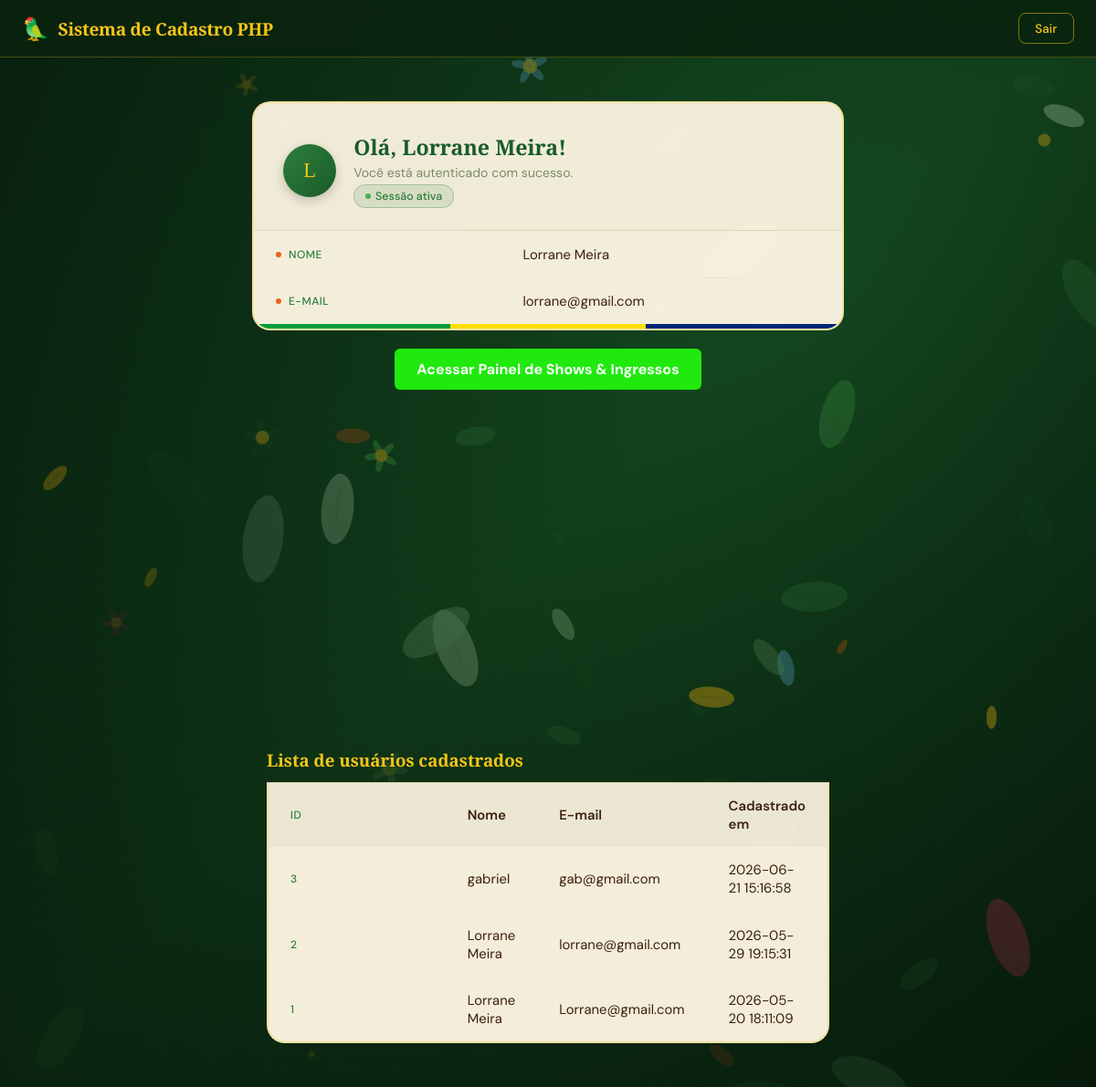
The page /Webapp/dashboard.php (signed in) on the database its author committed.
### tables this page shows
CREATE TABLE usuarios (
                    id       INTEGER PRIMARY KEY AUTOINCREMENT,
                    nome     TEXT    NOT NULL,
                    email    TEXT    NOT NULL UNIQUE,
                    senha    TEXT    NOT NULL,
                    criado_em DATETIME DEFAULT CURRENT_TIMESTAMP
                );

### Webapp/dashboard.php (the view, shortened to what this page needs)
<?php
$pdo  = getConexao();
$stmt = $pdo->prepare('SELECT * FROM usuarios WHERE id = :id');
$stmt->execute([':id' => $_SESSION['usuario_id']]);
$usuario = $stmt->fetch();
?>
<?php
if (!function_exists('firstCharUpper')) {
    function firstCharUpper(string $s): string {
        if (function_exists('mb_substr') && function_exists('mb_strtoupper')) {
            return mb_strtoupper(mb_substr($s, 0, 1, 'UTF-8'), 'UTF-8');
        }
        return strtoupper(substr($s, 0, 1));
    }
}
?>
<!DOCTYPE html>
<html lang="pt-br">
<head>
</head>
<body>
<canvas id="bg-canvas"></canvas>
<div class="overlay"></div>
<nav class="navbar">
    <div class="navbar-brand">
        <span class="icon">🦜</span>
        <h1>Sistema de Cadastro PHP</h1>
    </div>
    <a href="logout.php" class="btn-sair">Sair </a>
</nav>
<div class="main-content">
    <div class="welcome-header">
        <div class="avatar">
            <?= htmlspecialchars(firstCharUpper($usuario['nome'])) ?>
        </div>
        <div class="welcome-text">
            <h2>Olá, <?= htmlspecialchars($usuario['nome']) ?>!</h2>
            <p>Você está autenticado com sucesso.</p>
            <span class="status-badge">Sessão ativa</span>
        </div>
    </div>
    <div class="data-card">
        <table>
            <tr>
                <td><span class="label-inner"><span class="dot"></span>Nome</span></td>
                <td><?= htmlspecialchars($usuario['nome']) ?></td>
            </tr>
            <tr>
                <td><span class="label-inner"><span class="dot"></span>E-mail</span></td>
                <td><?= htmlspecialchars($usuario['email']) ?></td>
            </tr>
        </table>
        <div class="bandeira-strip">
            <span style="background:#009c3b;"></span>
            <span style="background:#009c3b;"></span>
            <span style="background:#ffdf00;"></span>
            <span style="background:#ffdf00;"></span>
            <span style="background:#002776;"></span>
            <span style="background:#002776;"></span>
        </div>
    </div>
<div style="margin: 20px 0; text-align: center;">
    <a href="shows.php" style="display: inline-block; padding: 12px 24px; background: #20e90e; color: white; text-decoration: none; border-radius: 6px; font-weight: bold;">
        Acessar Painel de Shows & Ingressos
    </a>
</div>
</div>
<?php
$stmtAll = $pdo->query('SELECT id,nome,email,criado_em FROM usuarios ORDER BY id DESC');
$usuarios = $stmtAll->fetchAll(PDO::FETCH_ASSOC);
?>
<div style="max-width:680px;margin:1.25rem auto;padding:0 1rem;">
    <h3 style="color:var(--amarelo);font-family:'Playfair Display',serif;margin-bottom:0.5rem;">Dados do usuário (raw)</h3>
    <pre style="background:#fff;padding:1rem;border-radius:10px;border:1px solid #e6dfc8;overflow:auto;">
    </pre>
    <h4 style="color:var(--verde-medio);font-family:'DM Sans',sans-serif;margin-top:0.6rem;">Sessão</h4>
    <pre style="background:#fff;padding:1rem;border-radius:10px;border:1px solid #e6dfc8;overflow:auto;">
    </pre>
</div>
<div class="main-content">
    <div style="max-width:680px;margin:2rem auto;padding:0 1rem;">
        <h3 style="color:var(--amarelo);font-family:'Playfair Display',serif;margin-bottom:0.75rem;">Lista de usuários cadastrados</h3>
        <div class="data-card">
            <table>
                <thead>
                    <tr style="background:rgba(0,0,0,0.03);font-weight:600;">
                        <td>ID</td>
                        <td>Nome</td>
                        <td>E-mail</td>
                        <td>Cadastrado em</td>
                    </tr>
                </thead>
                <tbody>
                    <?php foreach ($usuarios as $u): ?>
                        <tr>
                            <td><?= htmlspecialchars($u['id']) ?></td>
                            <td><?= htmlspecialchars($u['nome']) ?></td>
                            <td><?= htmlspecialchars($u['email']) ?></td>
                            <td><?= htmlspecialchars($u['criado_em']) ?></td>
                        </tr>
                    <?php endforeach; ?>
                </tbody>
            </table>
        </div>
    </div>
</div>
</body>
</html>

### Webapp/dashboard.php (style rules this page uses)
*, *::before, *::after { box-sizing: border-box; margin: 0; padding: 0; }
:root { --verde-folha: #1a5c2a; --verde-medio: #2e7d3c; --laranja: #e8621a; --rosa: #d4365a; --amarelo: #f5c518; --azul: #5bb8d4; --creme: #fdf6e3; --marrom: #3b1f0e; }
body { min-height: 100vh; font-family: 'DM Sans', sans-serif; background-color: #0d3318; overflow-x: hidden; overflow-y: auto; -webkit-overflow-scrolling: touch; }
#bg-canvas { position: fixed; inset: 0; width: 100%; height: 100%; z-index: 0; }
.overlay { position: fixed; inset: 0; background: radial-gradient(ellipse at 70% 20%, rgba(10,40,15,0.35) 0%, rgba(5,20,8,0.80) 100%); z-index: 1; }
.navbar { position: relative; z-index: 100; background: rgba(10, 35, 15, 0.85); backdrop-filter: blur(12px); border-bottom: 1.5px solid rgba(245, 197, 24, 0.25); padding: 0.9rem 1.5rem; display: flex; align-items: center; justify-content: space-between; }
.navbar-brand { display: flex; align-items: center; gap: 0.6rem; }
.navbar-brand .icon { font-size: 1.5rem; }
.navbar-brand h1 { font-family: 'Playfair Display', serif; font-size: 1.2rem; color: var(--amarelo); letter-spacing: -0.3px; }
.btn-sair { display: inline-flex; align-items: center; gap: 0.4rem; padding: 0.45rem 1.1rem; background: transparent; border: 1.5px solid rgba(245,197,24,0.5); border-radius: 8px; color: var(--amarelo); font-family: 'DM Sans', sans-serif; font-size: 0.85rem; font-weight: 500; text-decoration: none; cursor: pointer; transition: background 0.2s, border-color 0.2s; }
.main-content { position: relative; z-index: 10; max-width: 680px; margin: 3rem auto; padding: 0 1rem; }
.welcome-header { background: rgba(253,246,227,0.95); border-radius: 20px 20px 0 0; padding: 2rem 2rem 1.5rem; border: 2px solid rgba(245,197,24,0.3); border-bottom: none; display: flex; align-items: center; gap: 1.2rem; }
.avatar { width: 58px; height: 58px; border-radius: 50%; background: linear-gradient(135deg, var(--verde-medio), var(--verde-folha)); display: flex; align-items: center; justify-content: center; font-family: 'Playfair Display', serif; font-size: 1.4rem; color: var(--amarelo); flex-shrink: 0; box-shadow: 0 4px 12px rgba(0,0,0,0.2); }
.welcome-text h2 { font-family: 'Playfair Display', serif; font-size: 1.45rem; color: var(--verde-folha); }
.welcome-text p { font-size: 0.88rem; color: #7a8c6a; margin-top: 0.2rem; }
.data-card { background: rgba(253,246,227,0.96); border-radius: 0 0 20px 20px; border: 2px solid rgba(245,197,24,0.3); border-top: 1.5px solid #ddd5b8; overflow: hidden; position: relative; }
.data-card table { width: 100%; border-collapse: collapse; }
.data-card tr { border-bottom: 1px solid #ede8d8; transition: background 0.15s; }
.data-card tr:last-child { border-bottom: none; }
.data-card td { padding: 0.95rem 1.5rem; font-size: 0.93rem; color: var(--marrom); }
.data-card td:first-child { font-size: 0.75rem; font-weight: 500; color: var(--verde-medio); text-transform: uppercase; letter-spacing: 0.5px; width: 42%; }
.data-card td:first-child .label-inner { display: inline-flex; align-items: center; gap: 0.5rem; }
.data-card td .dot { width: 6px; height: 6px; border-radius: 50%; background: var(--laranja); flex-shrink: 0; display: inline-block; }
.bandeira-strip { display: flex; height: 5px; border-radius: 0 0 18px 18px; overflow: hidden; }
.bandeira-strip span { flex: 1; }
.status-badge { display: inline-flex; align-items: center; gap: 0.3rem; padding: 0.25rem 0.75rem; background: rgba(46,125,60,0.12); border: 1px solid rgba(46,125,60,0.3); border-radius: 20px; font-size: 0.78rem; color: var(--verde-medio); font-weight: 500; margin-top: 0.25rem; }
.status-badge::before { content: ''; width: 6px; height: 6px; border-radius: 50%; background: var(--verde-claro, #4caf50); }

### rows shown on the page
usuarios: nome "L", nome "Lorrane Meira", email "lorrane@gmail.com", id "2", criado_em "2026-05-29 19:15:31"
usuarios: id "3", nome "gabriel", email "gab@gmail.com", criado_em "2026-06-21 15:16:58"
usuarios: id "1", nome "Lorrane Meira", email "Lorrane@gmail.com", criado_em "2026-05-20 18:11:09"
